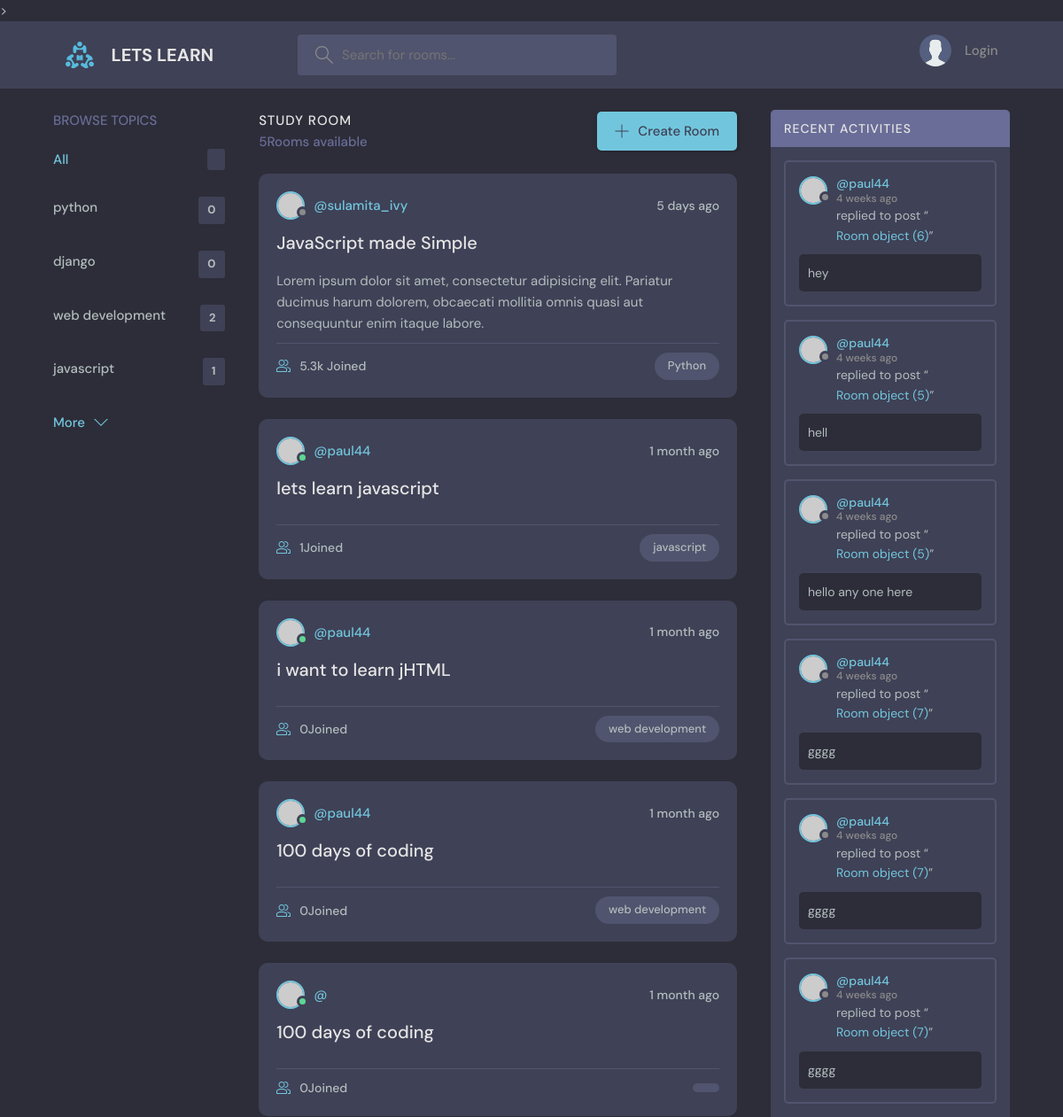
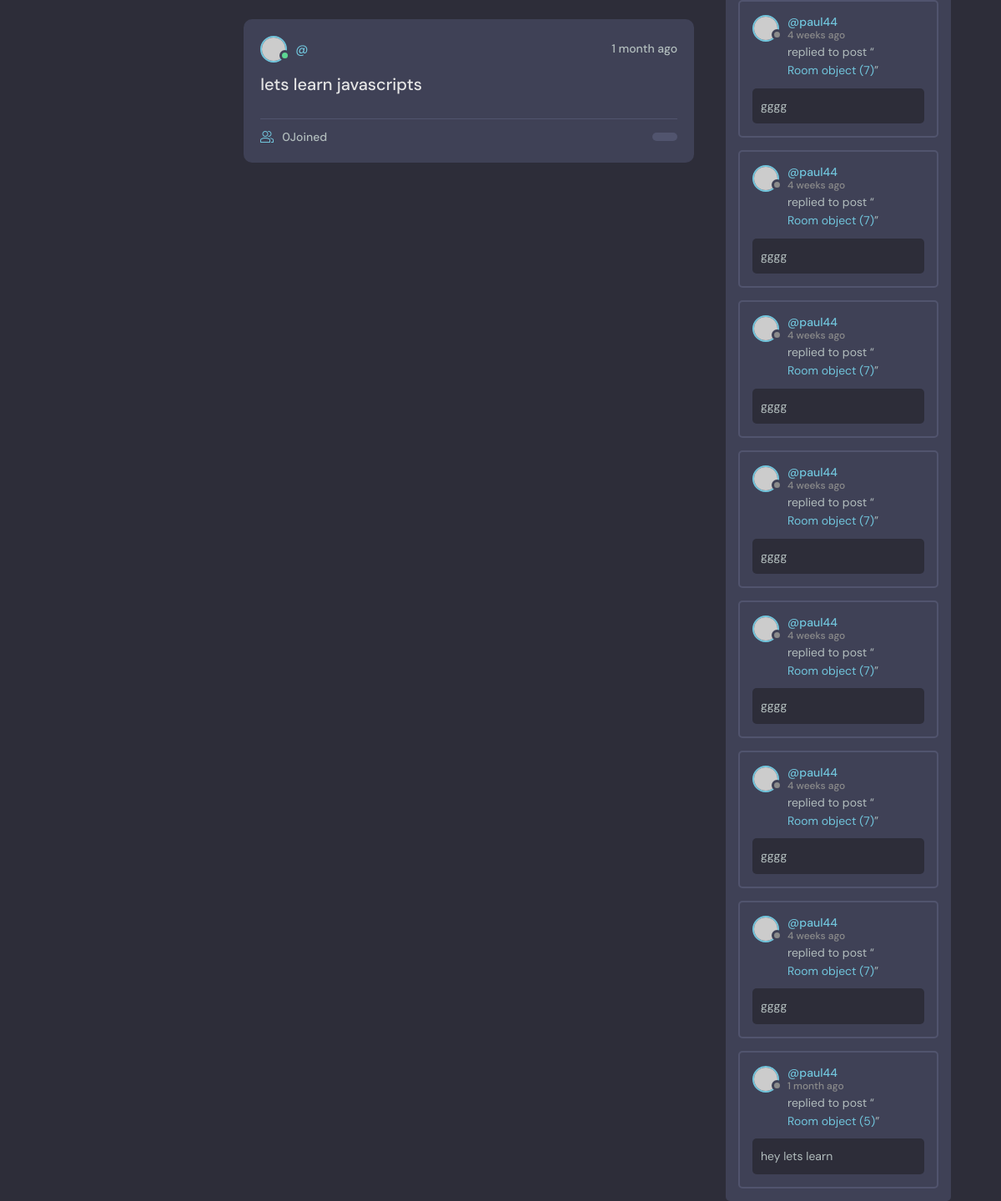
The page / on the database its author committed (2 pictures, top to bottom).
### base/models.py (models this page shows, shortened)
class Topic(models.Model):
    name = models.CharField(max_length=200)

class Room(models.Model):
    host = topic =models.ForeignKey(User, on_delete=models.SET_NULL, null = True)
    topic = models.ForeignKey(Topic, on_delete=models.SET_NULL, null = True)
    name = models.CharField(max_length=200)
    description = models.TextField(null=True, blank=True)
    participants =models.ManyToManyField(User, related_name='participants', blank= True)
    updated = models.DateTimeField(auto_now=True)
    created = models.DateTimeField(auto_now_add=True)
    class Meta:
         ordering = ['-updated', '-created']

class Message(models.Model):
        user =models.ForeignKey(User, on_delete= models.CASCADE)
        room = models.ForeignKey('Room', on_delete= models.CASCADE)
        body = models.TextField()
        updated = models.DateTimeField(auto_now=True)
        created = models.DateTimeField(auto_now_add=True)
        class Meta:
         ordering = ['-updated', '-created']

### base/views.py (the view)
# urls.py: path('', views.home, name='home'),
def home(request,):
    q = request.GET.get('q') if request.GET.get('q') != None else ""
    rooms = Room.objects.filter(
        Q(topic__name__icontains=q)|
        Q(name__icontains=q) |
        Q(description__icontains=q)
        )
    topic = Topic.objects.all()
    room_count = rooms.count()
    room_messages = Message.objects.filter(Q(room__topic__name__icontains=q))
    context = {'rooms': rooms, 'topics': topic, 'room_count': room_count,
               'room_messages': room_messages}
    return render(request, 'base/home.html', context)

### base/templates/base/home.html (shortened to what this page needs)
{% extends 'main.html'%}
{% block content %}
    <main class="layout layout--3">
      <div class="container">
        {% include 'base/topics_component.html'%}
        <div class="roomList">
          <div class="roomList__header">
            <div>
              <h2>Study Room</h2>
              <p>{{ room_count }}Rooms available</p>
            </div>
            <a class="btn btn--main" href="create-room.html">
              <svg version="1.1" xmlns="http://www.w3.org/2000/svg" width="32" height="32" viewBox="0 0 32 32">
                <title>add</title>
                <path
                  d="M16.943 0.943h-1.885v14.115h-14.115v1.885h14.115v14.115h1.885v-14.115h14.115v-1.885h-14.115v-14.115z"
                ></path>
              </svg>
              Create Room
            </a>
          </div>
          <div class="roomListRoom">
            <div class="roomListRoom__header">
              <a href="profile.html" class="roomListRoom__author">
                <div class="avatar avatar--small">
                  <img src="https://randomuser.me/api/portraits/women/11.jpg" />
                </div>
                <span>@sulamita_ivy</span>
              </a>
              <div class="roomListRoom__actions">
                <span>5 days ago</span>
              </div>
            </div>
            <div class="roomListRoom__content">
              <a href="room.html">JavaScript made Simple</a>
              <p>
                Lorem ipsum dolor sit amet, consectetur adipisicing elit. Pariatur ducimus harum dolorem, obcaecati
                mollitia omnis quasi aut consequuntur enim itaque labore.
              </p>
            </div>
            <div class="roomListRoom__meta">
              <a href="room.html" class="roomListRoom__joined">
                5.3k Joined
              </a>
              <p class="roomListRoom__topic">Python</p>
            </div>
          </div>
            {% include 'base/feed_component.html' %}
        </div>
        {% include 'base/activity_component.html' %}
      </div>
    </main>
    {% endblock %}

### base/templates/base/topics_component.html
<div class="topics">
          <div class="topics__header">
            <h2>Browse Topics</h2>
          </div>
          <ul class="topics__list">
            <li>
              <a href="{% url 'home'%}" class="active">All <span>{{topic.count}}</span></a>
            </li>
            {% for topic in topics %}
            <li>
              <a href="{% url 'home' %}?q={{topic.name}}">{{ topic.name }}<span>{{topic.room_set.all.count}}</span></a>
            </li>
            {% endfor %}
          </ul>
          <a class="btn btn--link" href="topics.html">
            More
            <svg version="1.1" xmlns="http://www.w3.org/2000/svg" width="32" height="32" viewBox="0 0 32 32">
              <title>chevron-down</title>
              <path d="M16 21l-13-13h-3l16 16 16-16h-3l-13 13z"></path>
            </svg>
          </a>
        </div>

### base/templates/base/feed_component.html (shortened to what this page needs)
{% for room in rooms %}
<div class="roomListRoom">
    <div class="roomListRoom__header">
      <a href="[% url 'user-profile' room.host.id %]" class="roomListRoom__author">
        <div class="avatar avatar--small active">
          <img src="https://randomuser.me/api/portraits/men/11.jpg" />
        </div>
        <span>@{{room.host.username}}</span>
      </a>
      <div class="roomListRoom__actions">
        <span>{{room.created|timesince}} ago</span>
      </div>
    </div>
    <div class="roomListRoom__content">
      <a href="{% url 'room' room.id %}">{{room.name}}</a>
    </div>
    <div class="roomListRoom__meta">
      <a href="{% url 'room' room.id %}" class="roomListRoom__joined">
        {{room.participants.all.count}}Joined
      </a>
      <p class="roomListRoom__topic">{{room.topic.name}}</p>
    </div>
  </div>
  {% endfor %}

### base/templates/base/activity_component.html (shortened to what this page needs)
<div class="activities">
    <div class="activities__header">
      <h2>Recent Activities</h2>
    </div>
    {% for message in room_messages %}
    <div class="activities__box">
      <div class="activities__boxHeader roomListRoom__header">
        <a href="{% url 'user-profile' message.user.id %}" class="roomListRoom__author">
          <div class="avatar avatar--small">
            <img src="https://randomuser.me/api/portraits/women/11.jpg" />
          </div>
          <p>
            @{{message.user}}
            <span>{{message.created|timesince}} ago</span>
          </p>
        </a>
      </div>
      <div class="activities__boxContent">
        <p>replied to post “<a href="{% url 'room' message.room.id %}">{{message.room}}</a>”</p>
        <div class="activities__boxRoomContent">
        {{message.body}}
        </div>
      </div>
    </div>
    {% endfor %}
  </div>

### rows shown on the page
Topic: name "python", room_set.all.count "0"
Topic: name "django", room_set.all.count "0"
Topic: name "web development", room_set.all.count "2"
Topic: name "javascript", room_set.all.count "1"
Room: host.username "paul44", created "1 month", name "lets learn javascript", participants.all.count "1", topic.name "javascript"
Room: host.username "paul44", created "1 month", name "i want to learn jHTML", participants.all.count "0", topic.name "web development"
Room: host.username "paul44", created "1 month", name "100 days of coding", participants.all.count "0", topic.name "web development"
Room: created "1 month", name "100 days of coding", participants.all.count "0"
Room: created "1 month", name "lets learn javascripts", participants.all.count "0"
Message: user "paul44", created "4 weeks", room "Room object (6)", body "hey"
Message: user "paul44", created "4 weeks", room "Room object (5)", body "hell"
Message: user "paul44", created "4 weeks", room "Room object (5)", body "hello any one here"
Message: user "paul44", created "4 weeks", room "Room object (7)", body "gggg"
Message: user "paul44", created "4 weeks", room "Room object (7)", body "gggg"
Message: user "paul44", created "4 weeks", room "Room object (7)", body "gggg"
Message: user "paul44", created "4 weeks", room "Room object (7)", body "gggg"
Message: user "paul44", created "4 weeks", room "Room object (7)", body "gggg"
Message: user "paul44", created "4 weeks", room "Room object (7)", body "gggg"
Message: user "paul44", created "4 weeks", room "Room object (7)", body "gggg"
Message: user "paul44", created "4 weeks", room "Room object (7)", body "gggg"
Message: user "paul44", created "4 weeks", room "Room object (7)", body "gggg"
Message: user "paul44", created "4 weeks", room "Room object (7)", body "gggg"
Message: user "paul44", created "1 month", room "Room object (5)", body "hey lets learn"

### other values the page prints
{{ room_count }} "5"
